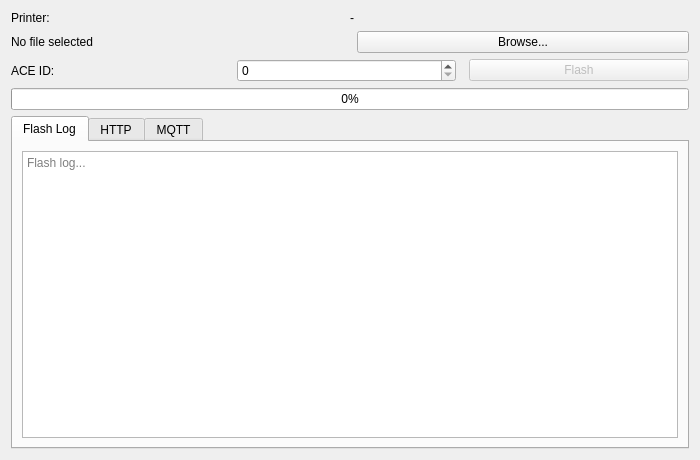
<?xml version="1.0" encoding="UTF-8"?>
<ui version="4.0">
 <class>FlashWidget</class>
 <widget class="QWidget" name="FlashWidget">
  <property name="geometry">
   <rect><x>0</x><y>0</y><width>700</width><height>460</height></rect>
  </property>
  <layout class="QVBoxLayout" name="verticalLayout">
   <!-- Printer status -->
   <item>
    <layout class="QHBoxLayout">
     <item><widget class="QLabel" name="labelPrinterLbl"><property name="text"><string>Printer:</string></property></widget></item>
     <item><widget class="QLabel" name="labelPrinter"><property name="text"><string>-</string></property></widget></item>
     <item><spacer><property name="orientation"><enum>Qt::Horizontal</enum></property></spacer></item>
    </layout>
   </item>
   <!-- File selection -->
   <item>
    <layout class="QHBoxLayout">
     <item><widget class="QLabel" name="labelFile"><property name="text"><string>No file selected</string></property></widget></item>
     <item><spacer><property name="orientation"><enum>Qt::Horizontal</enum></property></spacer></item>
     <item><widget class="QPushButton" name="btnBrowse"><property name="text"><string>Browse...</string></property></widget></item>
    </layout>
   </item>
   <!-- ACE ID + Flash -->
   <item>
    <layout class="QHBoxLayout">
     <item><widget class="QLabel" name="labelAceIdLbl"><property name="text"><string>ACE ID:</string></property></widget></item>
     <item>
      <widget class="QSpinBox" name="spinAceId">
       <property name="minimum"><number>0</number></property>
       <property name="maximum"><number>3</number></property>
       <property name="maximumWidth"><number>60</number></property>
      </widget>
     </item>
     <item><spacer><property name="orientation"><enum>Qt::Horizontal</enum></property></spacer></item>
     <item>
      <widget class="QPushButton" name="btnFlash">
       <property name="text"><string>Flash</string></property>
       <property name="enabled"><bool>false</bool></property>
      </widget>
     </item>
    </layout>
   </item>
   <!-- Progress -->
   <item>
    <widget class="QProgressBar" name="progressBar">
     <property name="value"><number>0</number></property>
    </widget>
   </item>
   <!-- Log tabs -->
   <item>
    <widget class="QTabWidget" name="tabLog">
     <property name="currentIndex"><number>0</number></property>
     <!-- Tab 1: Flash log -->
     <widget class="QWidget" name="tabGeneral">
      <attribute name="title"><string>Flash Log</string></attribute>
      <layout class="QVBoxLayout">
       <item>
        <widget class="QPlainTextEdit" name="logView">
         <property name="readOnly"><bool>true</bool></property>
         <property name="placeholderText"><string>Flash log...</string></property>
        </widget>
       </item>
      </layout>
     </widget>
     <!-- Tab 2: HTTP -->
     <widget class="QWidget" name="tabHttp">
      <attribute name="title"><string>HTTP</string></attribute>
      <layout class="QVBoxLayout">
       <item>
        <widget class="QPlainTextEdit" name="logHttp">
         <property name="readOnly"><bool>true</bool></property>
         <property name="placeholderText"><string>HTTP Discovery Log...</string></property>
        </widget>
       </item>
      </layout>
     </widget>
     <!-- Tab 3: MQTT -->
     <widget class="QWidget" name="tabMqtt">
      <attribute name="title"><string>MQTT</string></attribute>
      <layout class="QVBoxLayout">
       <item>
        <widget class="QPlainTextEdit" name="logMqtt">
         <property name="readOnly"><bool>true</bool></property>
         <property name="placeholderText"><string>MQTT Log...</string></property>
        </widget>
       </item>
      </layout>
     </widget>
    </widget>
   </item>
  </layout>
 </widget>
 <resources/>
 <connections/>
</ui>
